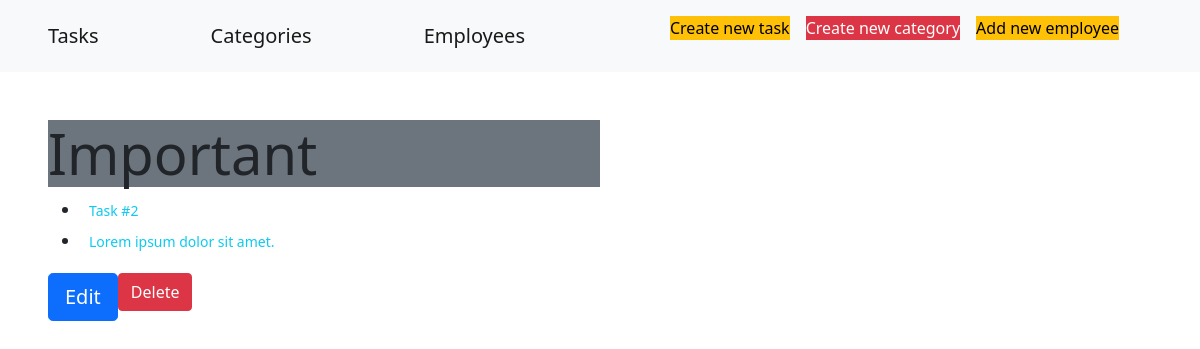
The page /category/5 on the database its author committed.
### app/models.py (models this page shows, shortened)
class Category(db.Model):
    id = db.Column(db.Integer, primary_key=True)
    name = db.Column(db.String(255), nullable=False)
    category = db.relationship('Task', backref='category_backref', lazy=True)
    @classmethod
    def findById(cls, categoryId: int):
        try:
            return cls.query.get(categoryId)
        except Exception as e:
            print(e)
            return None

class Task(db.Model):
    id = db.Column(db.Integer, primary_key=True)
    title = db.Column(db.VARCHAR(255), nullable=False)
    description = db.Column(db.VARCHAR(255), nullable=False)
    created = db.Column(db.TIMESTAMP())
    priority = db.Column(db.Enum(Priority), default=Priority.LOW)
    is_done = db.Column(db.Boolean(), default=False)
    category_id = db.Column(db.Integer, db.ForeignKey('category.id'))

### app/views.py (the view)
@app.route('/category/<categoryId>', methods=['GET'])
def category_find_by_id(categoryId: int):
    category = Category.findById(categoryId)
    if category is None:
        flash('Category not found', category='error')
        return redirect(url_for('category_find_all'))
    return render_template('category/show.html',
                           title=category.name,
                           tasks=Task.query.filter_by(category_id=categoryId),
                           category=category,
                           form=FlaskForm())

### app/templates/category/show.html (shortened to what this page needs)
{% extends "parent.html" %}
{% block content %}
<div class="mx-5 pt-5">
    <div class="w-50">
        <h1 class="bg-secondary display-4">{{category.name}}</h1>
    </div>
    <div>
        {% if tasks.all()|length > 0 %}
        <ul>
            {% for task in tasks.all() %}
            <li><a href="{{url_for('task_find_by_id', taskId=task.id)}}"
                   class="btn btn-sm text-info">{{task.title}}</a><i class="{{'icon-check' if task.is_done else 'icon-check-empty'}}"></i></li>
            {% endfor %}
        </ul>
        {% else %}
        <div class="position-absolute top-50 start-50"><p class="btn-danger">No tasks in '{{category.name}}' category</p>
        </div>
        {% endif %}
    </div>
    <div class="d-flex flex-row align-items-start">
        <a class="btn btn-lg btn-primary mr-5" href="{{ url_for('category_update', categoryId=category.id) }}">Edit</a>
        <form class="pl-2" method="POST">
            <button formaction="{{ url_for('category_delete', categoryId=category.id)}}" class="btn b<tn-lg btn-danger" type="submit">Delete</button>
        </form>
    </div>
</div>
{% endblock  %}

### rows shown on the page
Category: name "Important"
Task: title "Task #2"
Task: title "Lorem ipsum dolor sit amet."
